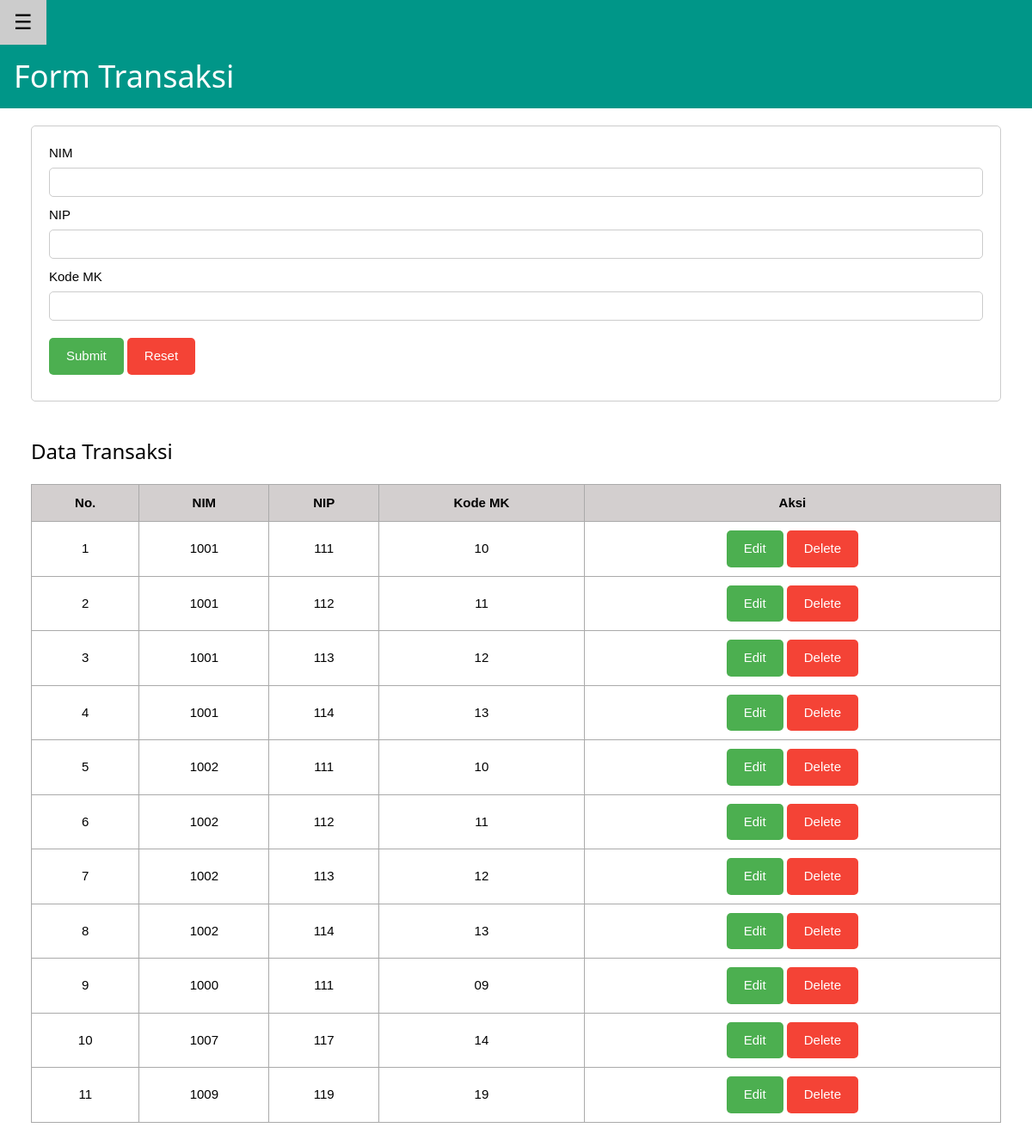
The app's page /P2/tugas/transaksi/index.php with its own data.
### tables this page shows
CREATE TABLE `transaksi` (
  `id` int(11) NOT NULL,
  `NIM` varchar(15) DEFAULT NULL,
  `NIP` varchar(20) DEFAULT NULL,
  `KODEMK` varchar(10) DEFAULT NULL
);

### P2/tugas/functions.php (called while the page is built, shortened)
<?php
$conn = mysqli_connect("localhost", "root", "", "baak_pens");
function query($query) {
    global $conn;
    $result = mysqli_query($conn, $query);
    $rows = [];
    while ($row = mysqli_fetch_assoc($result) ) {
        $rows[] = $row;
    }
    return $rows;
}
?>

### P2/tugas/transaksi/index.php (the view, shortened to what this page needs)
<?php
require '../functions.php';
$transaksi = query("SELECT * FROM transaksi");
?>
<!DOCTYPE html>
<html lang="en">
<head>
    <link rel="stylesheet" href="../w3.css">
    <link rel="stylesheet" href="../style.css">
</head>
<body>
    <div id="main">
        <div class="w3-teal">
            <button id="openNav" class="w3-button w3-teal w3-xlarge" onclick="w3_open()">&#9776;</button>
            <div class="w3-container">
                <h1>Form Transaksi</h1>
            </div>
        </div>
        <div class="w3-container">
            <form action="" method="POST" id="myFormId">
                <div>
                    <div>
                        <label for="nim">NIM</label>
                        <input type="text" id="nim" name="NIM" value="" required>
                    </div>
                    <div>
                        <label for="nip">NIP</label>
                        <input type="text" id="nip" name="NIP" value="" required>
                    </div>
                    <div>
                        <label for="kodemk">Kode MK</label>
                        <input type="text" id="kodemk" name="KODEMK" value="" required>
                    </div>
                    <div class="button">
                        <button class="submit" type="submit" name="submit">Submit</button>
                        <button class="reset" type="reset" name="reset">Reset</button>
                    </div>
                </div>
            </form>
            <h3 class="h3-data">Data Transaksi</h3>
            <table>
                <thead>
                    <tr>
                        <th class="number">No.</th>
                        <th>NIM</th>
                        <th>NIP</th>
                        <th>Kode MK</th>
                        <th>Aksi</th>
                    </tr>
                </thead>
                <tbody>
                    <?php $no = 1; ?>
                    <?php foreach($transaksi as $row) : ?>
                    <tr>
                        <td><?= $no; ?></td>
                        <td><?= $row["NIM"]; ?></td>
                        <td><?= $row["NIP"]; ?></td>
                        <td><?= $row["KODEMK"]; ?></td>
                        <td class="btn-link">
                            <button class="submit"><a href="edit.php?id=<?= $row["id"]; ?>">Edit</a></button>
                            <button class="reset"><a href="delete.php?id=<?= $row["id"]; ?>"  onclick="return confirm('Apakah anda yakin ingin menghapus data?');">Delete</a></button>
                        </td>
                    </tr>
                    <?php $no++; ?>
                    <?php endforeach; ?>
                </tbody>
            </table>
        </div>
    </div>
</body>
</html>

### P2/tugas/w3.css (style rules this page uses)
*,*:before,*:after { box-sizing:inherit }
html { -ms-text-size-adjust:100%;-webkit-text-size-adjust:100% }
body { margin:0 }
a { background-color:transparent }
button,input,select,textarea,optgroup { font:inherit;margin:0 }
button,input { overflow:visible }
button,select { text-transform:none }
button,[type=button],[type=reset],[type=submit] { -webkit-appearance:button }
html,body { font-family:Verdana,sans-serif;font-size:15px;line-height:1.5 }
html { overflow-x:hidden }
h1 { font-size:36px }
h3 { font-size:24px }
h1,h2,h3,h4,h5,h6 { font-family:"Segoe UI",Arial,sans-serif;font-weight:400;margin:10px 0 }
a { color:inherit }
.w3-btn,.w3-button { border:none;display:inline-block;padding:8px 16px;vertical-align:middle;overflow:hidden;text-decoration:none;color:inherit;background-color:inherit;text-align:center;cursor:pointer;white-space:nowrap }
.w3-btn,.w3-button { -webkit-touch-callout:none;-webkit-user-select:none;-khtml-user-select:none;-moz-user-select:none;-ms-user-select:none;user-select:none }
.w3-main,#main { transition:margin-left .4s }
.w3-container:after,.w3-container:before,.w3-panel:after,.w3-panel:before,.w3-row:after,.w3-row:before,.w3-row-padding:after,.w3-row-padding:before, .w3-cell-row:before,.w3-cell-row:after,.w3-clear:after,.w3-clear:before,.w3-bar:before,.w3-bar:after { content:"";display:table;clear:both }
.w3-container,.w3-panel { padding:0.01em 16px }
.w3-xlarge { font-size:24px!important }
.w3-teal,.w3-hover-teal:hover { color:#fff!important;background-color:#009688!important }

### P2/tugas/style.css (style rules this page uses)
form { margin: 20px; padding: 20px; border: 1px solid #ccc; border-radius: 5px; }
form div { margin-bottom: 10px; }
form div label { display: block; margin-bottom: 5px; }
form div input[type="text"], form div select { width: 100%; padding: 5px; border: 1px solid #ccc; border-radius: 5px; }
.button { margin-top: 20px; margin-bottom: 0; }
.btn-link a { text-decoration: none; }
.submit { background-color: #4CAF50; color: white; border: none; border-radius: 5px; padding: 10px 20px; cursor: pointer; }
.reset { background-color: #f44336; color: white; border: none; border-radius: 5px; padding: 10px 20px; cursor: pointer; }
.h3-data { margin: 40px 0px 20px 20px; }
table { margin: 10px 20px 80px 20px; border-collapse: collapse; width: calc(100% - 40px); }
table thead { background-color: #d3cfcf; }
table th, table td { border: 1px solid #aaaaaa; padding: 10px; text-align: center; }

### records on screen
transaksi: NIM "1001", NIP "111", KODEMK "10"
transaksi: NIM "1001", NIP "112", KODEMK "11"
transaksi: NIM "1001", NIP "113", KODEMK "12"
transaksi: NIM "1001", NIP "114", KODEMK "13"
transaksi: NIM "1002", NIP "111", KODEMK "10"
transaksi: NIM "1002", NIP "112", KODEMK "11"
transaksi: NIM "1002", NIP "113", KODEMK "12"
transaksi: NIM "1002", NIP "114", KODEMK "13"
transaksi: NIM "1000", NIP "111", KODEMK "09"
transaksi: NIM "1007", NIP "117", KODEMK "14"
transaksi: NIM "1009", NIP "119", KODEMK "19"
